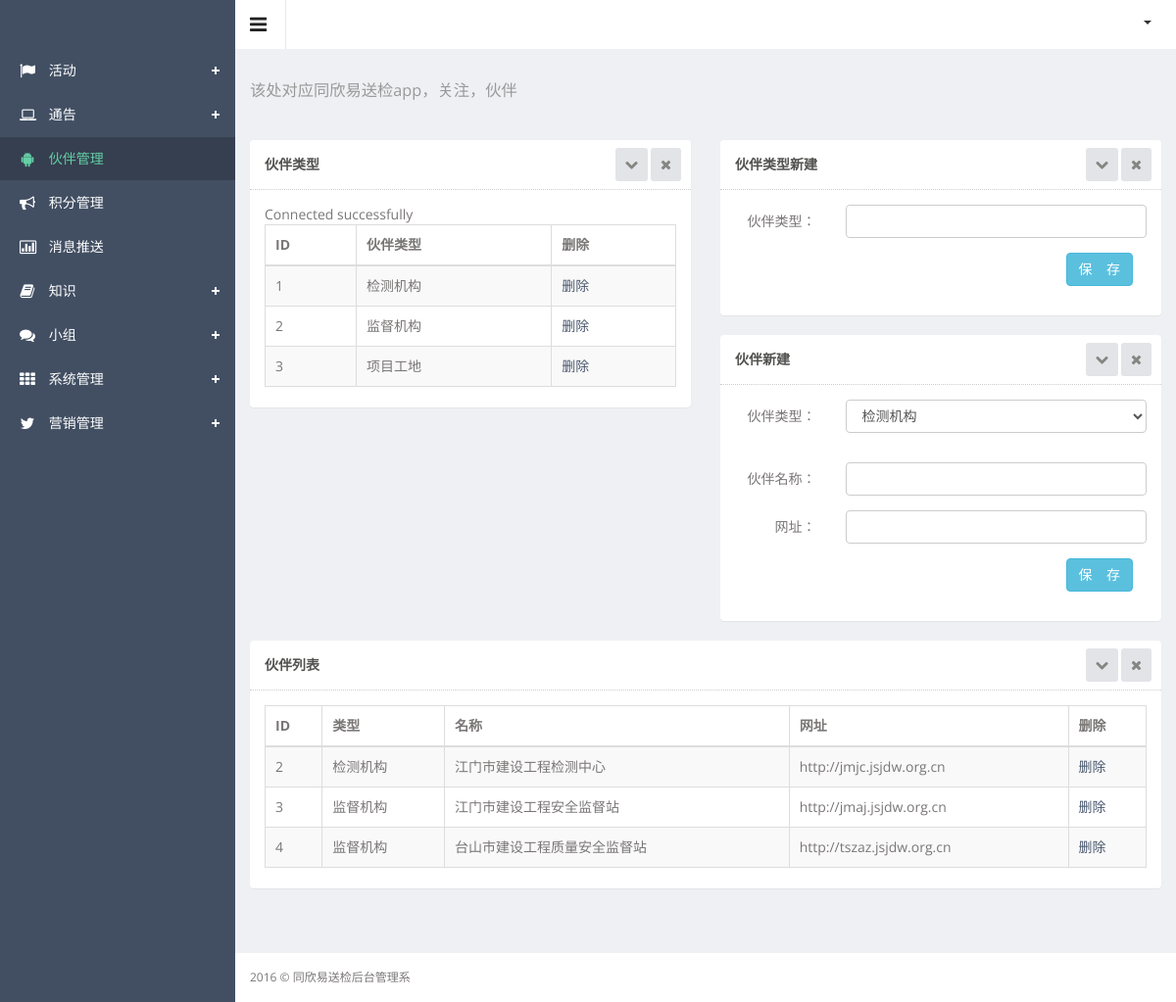
Page /admin/plus/hbgl.php on the committed database.
### admin/plus/hbgl.php (the view, shortened to what this page needs)
<!DOCTYPE html>
<html lang="en">
<head>
  <link href="../css/style.css" rel="stylesheet">
  <link href="../css/style-responsive.css" rel="stylesheet">
  <link rel="stylesheet" href="../js/data-tables/DT_bootstrap.css" />
</head>
<body class="sticky-header">
<section>
    <div class="left-side sticky-left-side">
        <div class="logo">
        </div>
        <div class="left-side-inner">
            <ul class="nav nav-pills nav-stacked custom-nav">
                <li class="menu-list"><a href="#"><i class="fa fa-flag"></i> <span>活动</span></a>
                </li>
                <li class="menu-list"><a href=""><i class="fa fa-laptop"></i> <span>通告</span></a>
                </li>
                <li class="active"><a href="hbgl.php"><i class="fa fa-android"></i> <span>伙伴管理</span></a></li>
                <li><a href="jfgl.php"><i class="fa fa-bullhorn"></i> <span>积分管理</span></a></li>
                <li><a href="xxts.php"><i class="fa fa-bar-chart-o"></i> <span>消息推送</span></a></li>
                <li class="menu-list"><a href=""><i class="fa fa-book"></i> <span>知识</span></a>
                </li>
                <li class="menu-list"><a href=""><i class="fa fa-comments"></i> <span>小组</span></a>
                </li>
                <li class="menu-list"><a href=""><i class="fa fa-th"></i> <span>系统管理</span></a>
                </li>
                <li class="menu-list"><a href=""><i class="fa fa-twitter"></i> <span>营销管理</span></a>
                </li>
            </ul>
        </div>
    </div>
    <div class="main-content" >
        <div class="header-section">
            <a class="toggle-btn"><i class="fa fa-bars"></i></a>
            <div class="menu-right">
                <ul class="notification-menu">
                    <li>
                        <a href="#" class="btn btn-default dropdown-toggle" data-toggle="dropdown">
                            <span class="caret"></span>
                        </a>
                    </li>
                </ul>
            </div>
        </div>
        <div class="page-heading">
            <h3>
            	<small>该处对应同欣易送检app，关注，伙伴</small>
            </h3>
        </div>
        <div class="wrapper">
        	<div class="row">
                <div class="col-md-6">
                    <section class="panel">
                        <header class="panel-heading">
                        	伙伴类型
                            <span class="tools pull-right">
                                <a class="fa fa-chevron-down" href="javascript:;"></a>
                                <a class="fa fa-times" href="javascript:;"></a>
                            </span>
                        </header>
                        <div class="panel-body">
                        	<div class="adv-table editable-table ">
                        		<table class="table table-striped table-hover table-bordered" id="editable-sample">
                        			<thead>
                        				<tr>
                        					<th>ID</th>
                        					<th>伙伴类型</th>
                        					<th>删除</th>
                        				</tr>
                        			</thead>
                        			<tbody>
                        				<?php
                        					require("../../conn.php");
                        					$sql = "select * from pc_伙伴类型  ";
                        					$result = $conn->query($sql);
                        					while($row = $result->fetch_assoc()) {
                        				?>
                        				<tr class="">
                        					<td><?php echo $row["id"];?></td>
                        					<td><?php echo $row["伙伴类型"];?></td>
                        					<td><a class="lxschu" sjc="<?php echo $row["时间戳"];?>">删除</a></td>
                        				</tr>
                        				<?php
																	}
																?>
                        			</tbody>
                        		</table>
                        	</div>
                        </div>
                    </section>
                </div>
                <div class="col-md-6">
                    <section class="panel">
                        <header class="panel-heading">
                        	伙伴类型新建
                            <span class="tools pull-right">
                                <a class="fa fa-chevron-down" href="javascript:;"></a>
                                <a class="fa fa-times" href="javascript:;"></a>
                            </span>
                        </header>
                        <div class="panel-body">
                            <form id="hblxxjform" class="form-horizontal cmxform">
                            	<div class="form-group">
                                <label for="hblxzd" class="col-lg-3 col-sm-2 control-label">伙伴类型：</label>
                                <div class="col-lg-9">
                                	<input id="hblxzd" name="hblxzd" class="form-control"  size="16" type="text" value="" />
                                </div>
                            	</div>
                            	<div class="form-group">
                                	<div class="col-lg-offset-9 col-lg-5">
                                		<button class="btn btn-default btn-info" type="submit">保&nbsp;&nbsp;&nbsp;&nbsp;存</button>
                                	</div>
                                </div>
                            </form>
                        </div>
                    </section>
                </div>
                <div class="col-md-6">
                    <section class="panel">
                        <header class="panel-heading">
                        	伙伴新建
                            <span class="tools pull-right">
                                <a class="fa fa-chevron-down" href="javascript:;"></a>
                                <a class="fa fa-times" href="javascript:;"></a>
                            </span>
                        </header>
                        <div class="panel-body">
                            <form id="hbxjform" class="form-horizontal cmxform">
                            	<div class="form-group">
                                <label for="hblx" class="col-lg-3 col-sm-2 control-label">伙伴类型：</label>
                                <div class="col-lg-9">
                                	<select id="hblx" name="hblx" class="form-control m-bot15">
                                		<?php
                                			$sql = "select * from pc_伙伴类型  ";
                                			$result = $conn->query($sql);
                                			while($row = $result->fetch_assoc()) {
                                		?>
                                		<option><?php echo $row["伙伴类型"];?></option>
                                		<?php
                                			}
                                		?>
                                	</select>
                                </div>
                            	</div>
                            	<div class="form-group">
                                <label for="hbmc" class="col-lg-3 col-sm-2 control-label">伙伴名称：</label>
                                <div class="col-lg-9">
                                        <input id="hbmc" name="hbmc" class="form-control"  size="16" type="text" value="" />
                                </div>
                            	</div>
                            	<div class="form-group">
                                <label for="wzhi" class="col-lg-3 col-sm-2 control-label">网址：</label>
                                <div class="col-lg-9">
                                        <input id="wzhi" name="wzhi" class="form-control"  size="16" type="text" value="" />
                                </div>
                            	</div>
                            	<div class="form-group">
                                	<div class="col-lg-offset-9 col-lg-5">
                                		<button class="btn btn-default btn-info" type="submit">保&nbsp;&nbsp;&nbsp;&nbsp;存</button>
                                	</div>
                                </div>
                            </form>
                        </div>
                    </section>
                </div>
            </div>
            <div class="row">
                <div class="col-md-12">
                    <section class="panel">
                        <header class="panel-heading">
                        	伙伴列表
                            <span class="tools pull-right">
                                <a class="fa fa-chevron-down" href="javascript:;"></a>
                                <a class="fa fa-times" href="javascript:;"></a>
                            </span>
                        </header>
                        <div class="panel-body">
                            <div class="adv-table editable-table ">
                        		<table class="table table-striped table-hover table-bordered" id="editable-sample2">
                        			<thead>
                        				<tr>
                        					<th>ID</th>
                        					<th>类型</th>
                        					<th>名称</th>
                        					<th>网址</th>
                        					<th>删除</th>
                        				</tr>
                        			</thead>
                        			<tbody>
                        				<?php
                                			$sql = "select * from pc_伙伴列表  ";
                                			$result = $conn->query($sql);
                                			while($row = $result->fetch_assoc()) {
                                		?>
                        				<tr class="">
                        					<td><?php echo $row["id"];?></td>
                        					<td><?php echo $row["类型"];?></td>
                        					<td><?php echo $row["名称"];?></td>
                        					<td><?php echo $row["网址"];?></td>
                        					<td><a class="schu" sjc="<?php echo $row["时间戳"];?>">删除</a></td>
                        				</tr>
                        				<?php
                                			}
                                ?>
                        			</tbody>
                        		</table>
                        	</div>
                        </div>
                    </section>
                </div>
            </div>
        </div>
        <footer>
            2016 &copy; 同欣易送检后台管理系
        </footer>
    </div>
</section>
</body>
</html>

### rows in the picture
pc_伙伴类型: id "1", 伙伴类型 "检测机构"
pc_伙伴类型: id "2", 伙伴类型 "监督机构"
pc_伙伴类型: id "3", 伙伴类型 "项目工地"
pc_伙伴列表: id "2", 类型 "检测机构", 名称 "江门市建设工程检测中心", 网址 "http://jmjc.jsjdw.org.cn"
pc_伙伴列表: id "3", 类型 "监督机构", 名称 "江门市建设工程安全监督站", 网址 "http://jmaj.jsjdw.org.cn"
pc_伙伴列表: id "4", 类型 "监督机构", 名称 "台山市建设工程质量安全监督站", 网址 "http://tszaz.jsjdw.org.cn"

### other values in the picture
form field hblx "检测机构"
